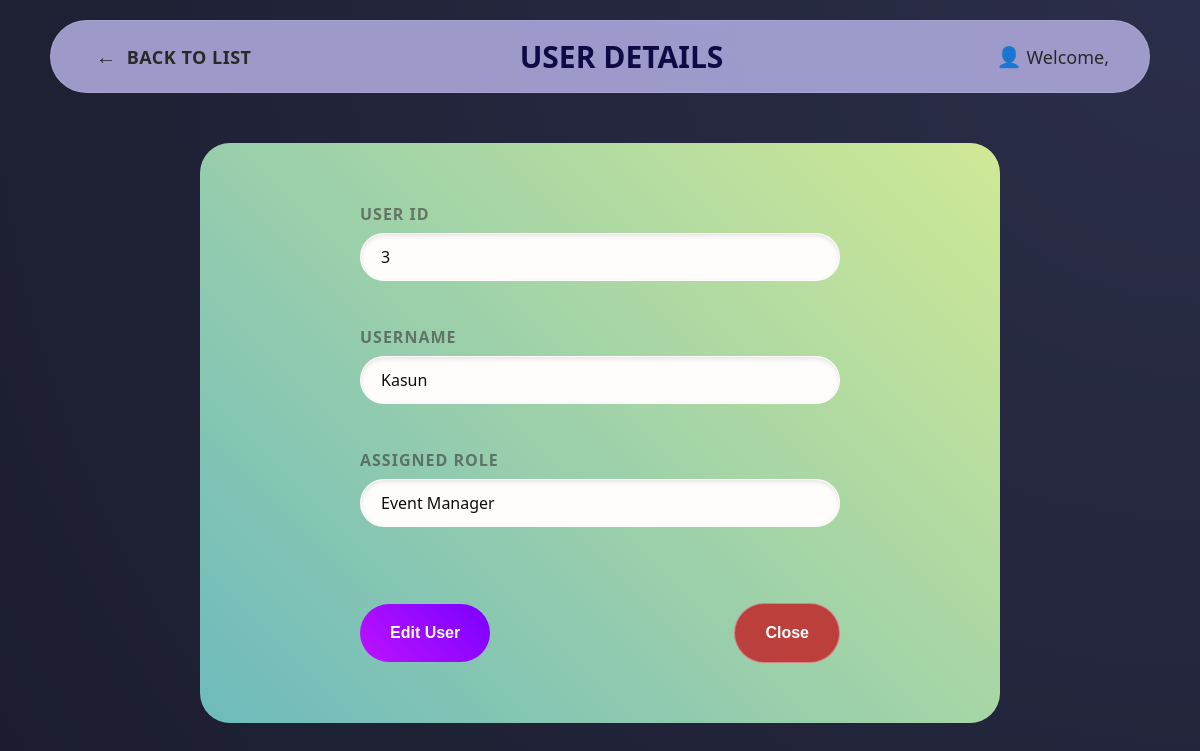
The app's page /pages/event_bookings/viewEventBooking.php?id=3 with its own data.
### tables this page shows
CREATE TABLE `users` (
  `id` int(10) NOT NULL,
  `username` varchar(50) NOT NULL,
  `password` varchar(255) NOT NULL,
  `Role_Id` int(10) NOT NULL
);

CREATE TABLE `roles` (
  `role_id` int(10) NOT NULL,
  `role_name` varchar(50) NOT NULL
);

### pages/event_bookings/viewEventBooking.php (the view, shortened to what this page needs)
<?php
require_once '../../config.php';
if (isset($_GET['id'])) {
    $user_id = mysqli_real_escape_string($conn, $_GET['id']);
    $query = "SELECT u.*, r.role_name FROM users u LEFT JOIN roles r ON u.Role_Id = r.role_id WHERE u.id = '$user_id'";
    $result = mysqli_query($conn, $query);
    if ($result && mysqli_num_rows($result) > 0) {
        $user = mysqli_fetch_assoc($result);
    } else {
        echo "User not found.";
        exit;
    }
} else {
    echo "No user ID provided.";
    exit;
}
?>
<!DOCTYPE html>
<html lang="en">
<head>
    <link rel="stylesheet" href="../../css/style.css">
</head>
<body class="create-user-page">
    <header class="header-section">
        <nav class="nav-left">
            <a href="events.php" class="nav-link"><span class="icon">&#8592;</span> BACK TO LIST</a>
        </nav>
        <div class="nav-center"><h2>USER DETAILS</h2></div>
        <div class="nav-right">
             <span class="user-display"><span class="icon">&#128100;</span>Welcome, <strong><?php echo $_SESSION['username']; ?></strong></span>
        </div>
    </header>
    <main class="form-wrapper" style="padding-top: 20px;">
        <div class="glass-card">
            <div class="view-group" style="width: 100%; max-width: 480px;">
                <div class="input-group">
                    <label>User ID</label>
                    <div class="view-data"><?php echo $user['id']; ?></div>
                </div>
                <div class="input-group">
                    <label>Username</label>
                    <div class="view-data"><?php echo htmlspecialchars($user['username']); ?></div>
                </div>
                <div class="input-group">
                    <label>Assigned Role</label>
                    <div class="view-data"><?php echo htmlspecialchars(isset($user['role_name']) ? $user['role_name'] : 'No Role Assigned'); ?></div>
                </div>
                <div style="display: flex; gap: 10px; margin-top: 20px;">
                    <div class="view-actions">
                        <button class="submit-btn edit-btn" onclick="location.href='updateUser.php'">Edit User</button>
                        <button class="submit-btn close-btn" onclick="location.href='../admin.php'" >Close</button>
                    </div>
                </div>
            </div>
        </div>
    </main>
</body>
</html>

### css/style.css (style rules this page uses)
html, body { height: 100%; margin: 0; padding: 0; }
* { box-sizing: border-box; margin: 0; padding: 0; }
body { font-family: 'Segoe UI', Tahoma, Geneva, Verdana, sans-serif; }
body { margin: 0; padding: 20px 50px; background: radial-gradient(circle at top right, #2b2e4a, #1a1c2c); min-height: 100vh; box-sizing: border-box; }
.header-section { background: rgba(164, 161, 210, 0.952); backdrop-filter: blur(15px); border-radius: 50px; display: flex; justify-content: space-between; align-items: center; padding: 15px 40px; margin-bottom: 30px; border: 1px solid rgba(255, 255, 255, 0.1); }
.nav-left { display: flex; gap: 40px; }
.nav-link, .logout-link { text-decoration: none; font-weight: bold; font-size: large; letter-spacing: 0.5px; transition: 0.3s ease; color: rgb(43, 40, 40); }
.nav-right { display: flex; align-items: center; gap: 40px; }
.user-display { color: rgb(43, 40, 40); display: flex; align-items: center; font-size: large; }
.icon { font-size: 20px; }
.icon { text-decoration: none !important; margin: 0 5px; }
.header-section h2 { color: rgba(7, 3, 63, 0.952); font-size: 30px; margin: 0; font-weight: 600; text-transform: uppercase; }
.form-wrapper { display: flex; justify-content: center; align-items: flex-start; min-height: 100vh; padding-top: 50px; }
.glass-card { background: #83b7e238; backdrop-filter: blur(10px); border-radius: 30px; padding: 60px; width: 90%; max-width: 800px; display: flex; justify-content: center; align-items: center; }
.glass-card { display: flex; flex-direction: column; align-items: center; justify-content: center; padding: 60px 40px; width: 90%; max-width: 800px; background: linear-gradient(45deg, #6ebabd, #d0e995); backdrop-filter: blur(10px); border-radius: 30px; }
.input-group { margin-bottom: 25px; display: flex; flex-direction: column; }
.input-group label { font-weight: bold; margin-bottom: 8px; text-align: left; display: block; font-size: medium; text-transform: uppercase; letter-spacing: 1px; color: rgba(59, 55, 55, 0.6); margin-bottom: 8px; }
.submit-btn { background:linear-gradient(45deg, #bc13fe, #7a00ff); color: white; padding: 20px; border: none; border-radius: 50px; font-weight: bold; cursor: pointer; margin-top: 10px; transition: 0.3s; align-items: right; font-size: medium; }
.view-group { display: flex; flex-direction: column; gap: 20px; width: 100%; }
.view-data { padding: 12px 20px; background: rgb(255, 252, 252); border: 1px solid rgba(255, 255, 255, 0.2); border-radius: 50px; color: rgb(14, 13, 13); outline: none; font-size: medium; font-weight: 500; min-height: 20px; box-shadow: inset 0 2px 4px rgba(0, 0, 0, 0.1); transition: all 0.3s ease; }
.view-actions { display: flex !important; justify-content: space-between; align-items: center; width: 100%; margin-top: 1px; }
.edit-btn { background: linear-gradient(45deg, #bc13fe, #7a00ff); color: white; padding: 20px 30px; }
.close-btn { background: rgba(190, 53, 53, 0.932); backdrop-filter: blur(5px); border: 1px solid rgba(255, 255, 255, 0.356); padding: 20px 30px; }

### records on screen
users: id "3", username "Kasun", Role_Id.role_name "Event Manager"
